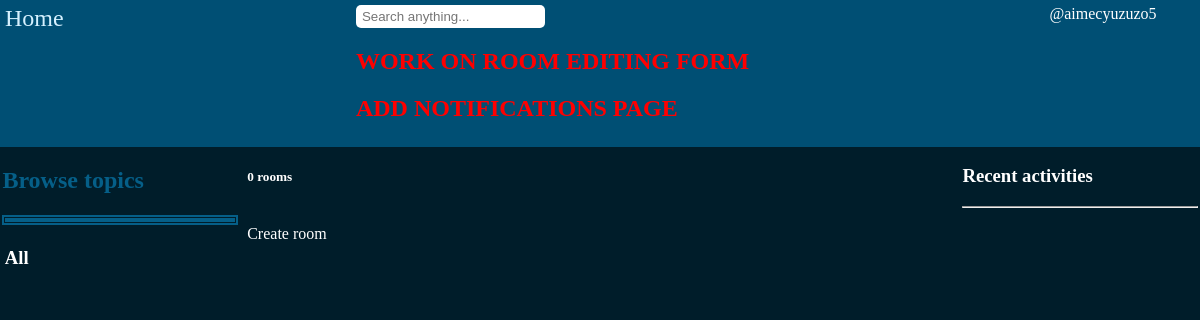
Before: / (signed in) with the older database file.
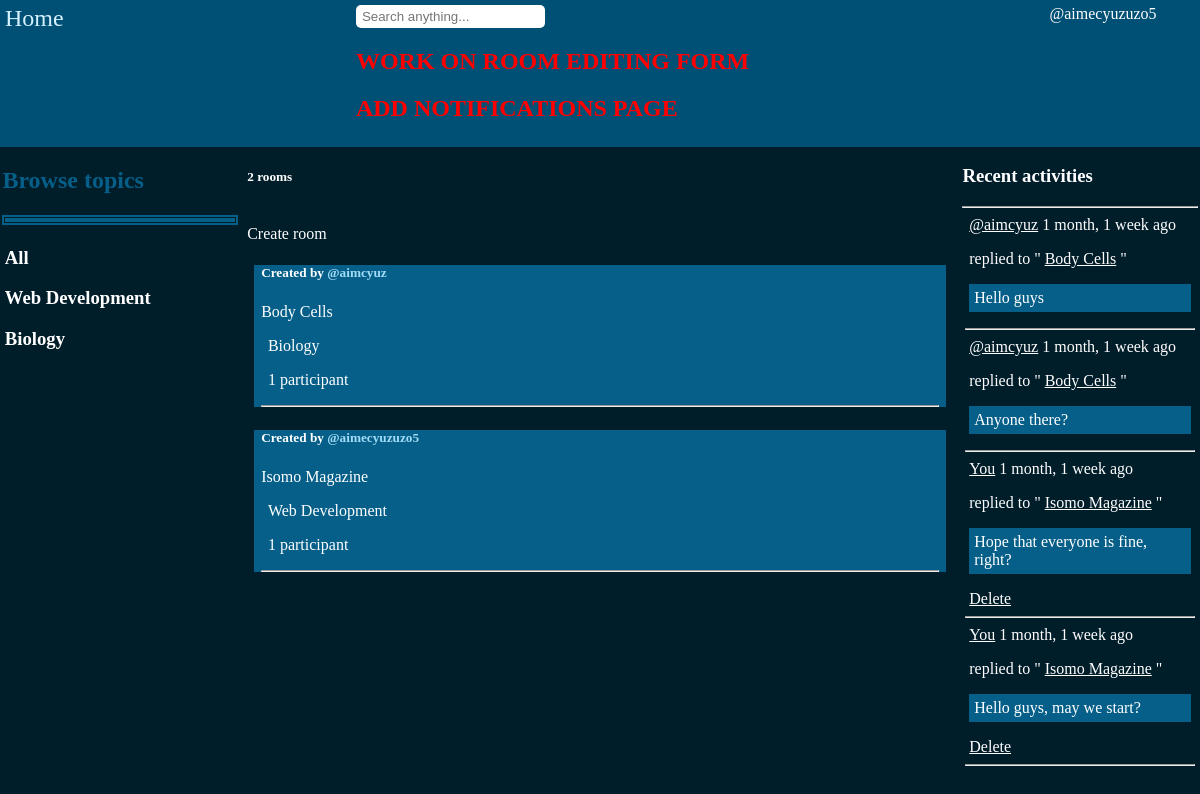
After: the same page with the newer database file.
### base/models.py (models this page shows, shortened)
class Topic(models.Model):
    name = models.CharField(max_length=200)

class Room(models.Model):
    host = models.ForeignKey(User, on_delete=models.SET_NULL, null=True)
    topic = models.ForeignKey(Topic, on_delete=models.SET_NULL, null=True)
    name = models.CharField(max_length=200)
    description = models.TextField(null=True, blank=True)
    participants = models.ManyToManyField(User, related_name='participants', null=True)
    updated = models.DateTimeField(auto_now=True)
    created = models.DateTimeField(auto_now_add=True)
    class Meta:
        ordering = ['-updated','-created']
    def __str__(self):
        return self.name

class Message(models.Model):
    user = models.ForeignKey(User, on_delete=models.CASCADE)
    room = models.ForeignKey(Room, on_delete=models.CASCADE)
    body = models.TextField()
    updated = models.DateTimeField(auto_now=True)
    created = models.DateTimeField(auto_now_add=True)
    def __str__(self):
        return self.body[0:50]

### base/views.py (the view)
# urls.py: path('',views.home, name='home'),
def home(request):
    q = request.GET.get('q') if request.GET.get('q') != None else ''
    rooms = Room.objects.filter(
        Q(topic__name__icontains = q) |
        Q(name__icontains = q) |
        Q(description__icontains = q) |
        Q(host__username__icontains = q)
    )
    if request.user.is_authenticated:
        ver_profile = Profile.objects.all()
        temp_array = []
        temp_array.append(ver_profile)
        print(temp_array)
    room_count = rooms.count()
    room_messages = Message.objects.filter(Q(room__name__icontains=q) | Q(room__topic__name__icontains=q)| Q(user__username__icontains=q)).order_by('-created')
    room_messages = room_messages[0:4]
    topics = Topic.objects.all()
    context = {
        'rooms':rooms, 'topics': topics, 'room_count': room_count,
        'room_messages': room_messages
        }
    return render(request, 'base/home.html', context)

### base/models.py (called while the page is built)
    def __str__(self):
        return self.email

### base/templates/base/home.html (shortened to what this page needs)
{% extends 'layout.html' %}
{% block content %}
        {% if request.user.is_authenticated %}
        <div class="home-container">
            {% include 'base/topics-component.html' %}
            <div class="create-room-header">
                <h5>{{ room_count }} rooms</h5>
                <br>
                <a href="{% url 'create-room' %}">Create room</a>
                {% include 'base/feed-component.html' %}
            </div>
            <div>
                <h3>Recent activities</h3>
                {% include 'base/activity-component.html' %}
            </div>
        </div>
        {% else %}
        <a href="{% url 'login' %}" class="nav-links">Log in</a>
        <a href="{% url 'signup' %}" class="nav-links">Create account</a>
    {% endif %}
{% endblock content %}

### templates/layout.html (shortened to what this page needs)
<!DOCTYPE html>
{% load static %}
<html lang="en">
<head>
    <link rel="stylesheet" href="{% static 'styles/main.css' %}">
    <link rel="stylesheet" href="{% static 'styles/style.css' %}">
</head>
<body>
    {% include 'navbar.html' %}
    {% block content %}
    {% endblock content %}
</body>
</html>

### templates/navbar.html (shortened to what this page needs)
{% load static %}
<nav>
    <div>
        <a class="nav-links home" href="/">Home</a>
    </div>
    <form method="GET" action="{% url 'home' %}">
        <input class="search-bar" style="background: white !important;" type="text" name="q" placeholder="Search anything...">
        <h1 style="color:red;">WORK ON ROOM EDITING FORM</h1>
        <h1 style="color:red;">ADD NOTIFICATIONS PAGE</h1>
    </form>
        <div style="position: relative;">
            {% if request.user.is_authenticated %}
                    <div style="display: grid;grid-template-columns: 3fr 1fr;">
                        <section onmouseover="document.querySelector('.hiddennav').style.display = 'block'" onmouseleave="document.querySelector('.hiddennav').style.display = 'none'" style="padding-left: 8px;cursor: pointer;">
                            @{{ request.user.username }}
                        </section>
                    </div>
            {% else %}
                    <a href="{% url 'login' %}" class="nav-links">Log in</a>
                    <a href="{% url 'signup' %}" class="nav-links">Create account</a>
            {% endif %}
        </div>
</nav>

### base/templates/base/topics-component.html
<div class="browse-topics side-bar">
    <h2>Browse topics</h2>
    <h1 class="topics-separator"></h1>
    <div>
        <h3>
            <a class="topic-name" href="{% url 'home' %}">All</a>
        </h3>
        {% for topic in topics %}
            <h3> <a class="topic-name" href="{% url 'home' %}?q={{topic.name}}">{{ topic.name }}</a> </h3>
        {% endfor %}
    </div>
</div>

### base/templates/base/feed-component.html (shortened to what this page needs)
<div>
    {% for room in rooms %}
        <div class="singleRoom">
                <h5>
                    {% if room.host.username %}
                        Created by <a class="roomCreator" href="{% url 'profile' room.host.username %}">@{{room.host.username}}</a>
                    {% else %}
                        <span style="color: orange;">Creator unavailable</span>
                    {% endif %}
                </h5>
            <a href="{% url 'room' room.id %}"><p>{{room.name}}</p>
                <div>
                    <span>{{room.topic.name}}</span>
                    <p>
                        {% if room.participants.count > 1 %}
                            {{ room.participants.count }} participants
                        {% elif room.participants.count == 0 %}
                            No participants
                        {% else %}
                            {{ room.participants.count }} participant
                        {% endif %}
                    </p>
                </div>
            </a>
            <hr>
        </div>
    {% endfor %}
</div>

### base/templates/base/activity-component.html
            <hr>
            <div>
                {% for message in room_messages %}
                    <div>
                        <div>
                            <span>
                                    {% if request.user != message.user %}
                                        <a href="{% url 'profile' message.user %}">@{{ message.user }}</a>
                                    {% else %}
                                        <a href="{% url 'profile' message.user %}">You</a>
                                    {% endif %}
                                <span>{{ message.created|timesince }} ago</span>
                                <p>
                                    replied to " <a href="room/{{message.room.id}}">{{ message.room }}</a> "
                                </p>
                                <p style="padding:5px;background:rgb(5, 95, 136);">
                                    {{ message }}
                                </p>
                                {% if request.user == message.user %}
                                    <a href="{% url 'delete-message' message.id %}">Delete</a>
                                {% endif %}
                            </span>
                        </div>
                    </div>
                    <hr>
                {% endfor %}
            </div>

### static/styles/main.css (style rules this page uses)
body { background: rgb(0, 40, 58) !important; margin: 0 !important; font-family: verdana; color: white; }
nav { background: rgb(255, 255, 255) !important; }
input, textarea { color: rgb(0, 55, 80) !important; }
.search-bar { border-width: 4px; border-color: rgb(5, 95, 136); border-style: double; outline: none; padding: 4px 6px; border-radius: 5px; transition: 0.5s; background: rgb(202, 225, 233); }
.nav-links { text-decoration: none; position: relative; }
.nav-links::after { position: absolute; bottom: -20px; z-index: 999; right: -10px; background: red; width: 20px; height: 20px; }
.browse-topics h2 { color: rgb(5, 95, 136); }
.browse-topics h3 a, .topic-name a { text-decoration: none; }
.browse-topics .topics-separator { border: 5px double rgb(5, 95, 136); }
.create-room-header a { text-decoration: none !important; }

### static/styles/style.css (style rules this page uses)
body { background: rgb(0, 29, 42) !important; }
* { color: white; }
input, textarea { color: rgb(0, 55, 80) !important; }
.search-bar { border: none; outline: none; background: white !important; }

### templates/navbar.html (style rules this page uses)
nav { display: flex; justify-content: space-between; padding: 0 2%; background: rgb(0, 79, 116) !important; margin: 0 !important; padding: 5px; }
nav a { color: rgb(213, 241, 255) !important; }
.home { font-size: x-large; }

### base/templates/base/home.html (style rules this page uses)
.home-container { display: grid; grid-template-columns: 1fr 3fr 1fr; }
.home-container div { padding: 0 1%; }

### base/templates/base/feed-component.html (style rules this page uses)
.singleRoom { background: rgb(5, 95, 136) !important; margin: 40px 0s; }
.roomCreator { color: rgb(160, 219, 247); text-decoration: underline; }

Changed rows visible on the page:
added Topic: name "Web Development"
added Topic: name "Biology"
added Room: host.username "aimcyuz", name "Body Cells", topic.name "Biology", participants.count "1"
added Room: host.username "aimecyuzuzo5", name "Isomo Magazine", topic.name "Web Development", participants.count "1"
added Message: user "aimcyuz", created "1 month, 1 week", room "Body Cells", body "Hello guys"
added Message: user "aimcyuz", created "1 month, 1 week", room "Body Cells", body "Anyone there?"
added Message: shows "You", created "1 month, 1 week", room "Isomo Magazine", body "Hope that everyone is fine, right?", shows "Delete"
added Message: shows "You", created "1 month, 1 week", room "Isomo Magazine", body "Hello guys, may we start?", shows "Delete"
Other visible differences:
{{ room_count }}: "0" → "2"
